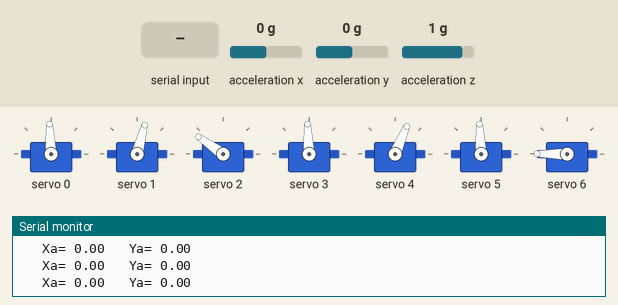
A sketch run on a simulated Arduino Uno, built with avr-gcc and run on an emulated ATmega328P. Parts: 7 × servo, the last lines printed to the serial monitor. Wiring (inferred from the names in the program): ADXL345 accelerometer at I2C address 0x53. The inputs (shaded band) are chosen by the test bench; at power-on: acceleration x 0 g, acceleration y 0 g, acceleration z 1 g.

Above: at 2.3 s.
2.4 s: acceleration x set to -1.4 g
At 4.8 s:
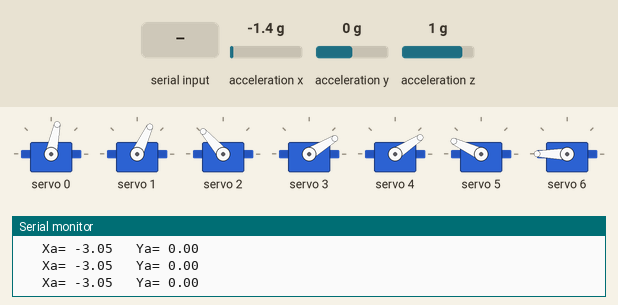
5.4 s: acceleration y set to -1.4 g
At 8.2 s:
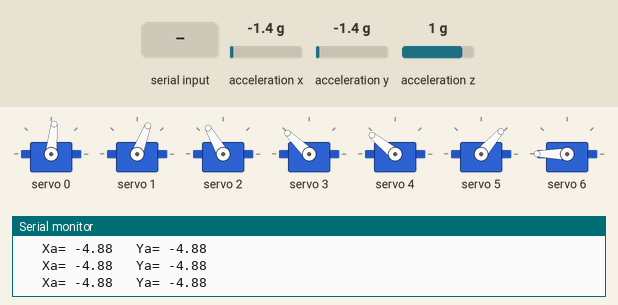
8.4 s: acceleration z set to -0.8 g
At 8.73 s:
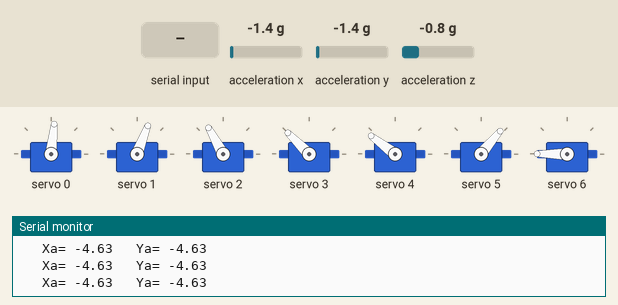
11.4 s: "+:" received over Serial
At 14.0 s:
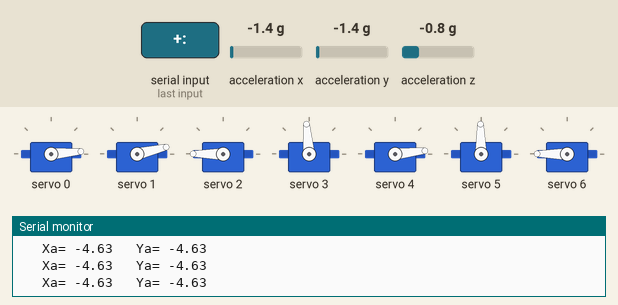
14.4 s: acceleration x set to -0.1 g
At 14.91 s:
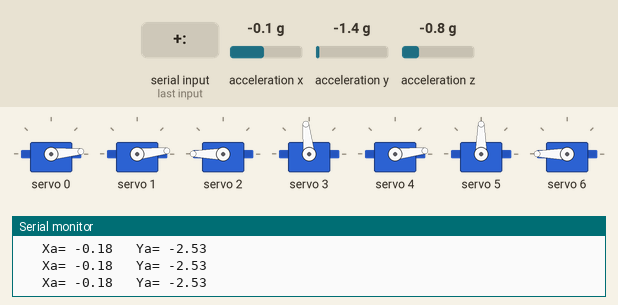
17.4 s: acceleration x set to 0.2 g
At 18.9 s:
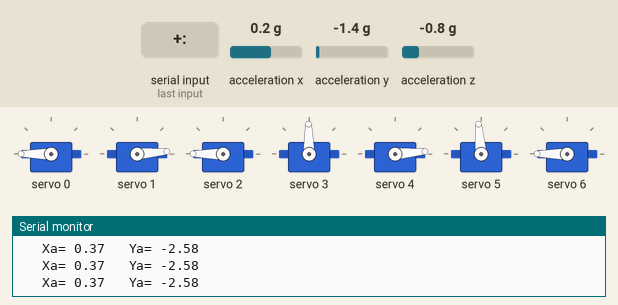
Timing chart, 0 to 21.9 s (numbered marks = the images above; inputs shaded):
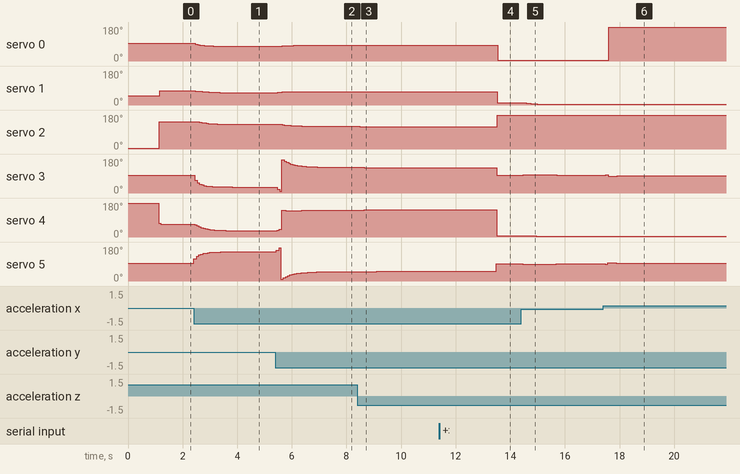

Measured:
- the behaviour switches between 0 and 0.1 g on acceleration x (found by bisection; images 5 and 6)
- after the input at 2.4 s, servo 0: moves from 93° to 78° over 0.98 s, starting after 0.07 s; servo 1: moves from 75° to 65° over 1.4 s, starting after 0.06 s; servo 2: moves from 145° to 131° over 1.4 s, starting after 0.06 s; servo 3: moves from 93° to 31° over 1.4 s, starting at once; servo 4: moves from 67° to 33° over 1.5 s, starting at once
- after the input at 5.4 s, servo 0: moves from 78° to 84° over 0.82 s, starting after 0.09 s; servo 1: 65° → 68° after 0.09 s, → 69° 0.15 s later, → 70° 0.09 s later, → 69° 1.5 s later; servo 2: moves from 131° to 120° over 1.1 s, starting after 0.15 s
- after the input at 8.4 s, servo 2: 120° → 119° after 0.09 s, → 118° 0.33 s later; servo 3: 136° → 135° after 0.24 s, → 134° 0.49 s later; servo 4: 141° → 142° after 0.07 s, → 143° 0.17 s later, → 144° 0.32 s later; servo 5: 49° → 50° after 0.22 s, → 51° 0.49 s later
- after the input at 11.4 s, servo 0: 84° → 5° after 2.1 s; servo 1: 69° → 13° after 2.1 s; servo 2: 118° → 180° after 2.1 s; servo 3: 134° → 95° after 2.1 s; servo 4: 144° → 6° after 2.1 s
- after the input at 14.4 s, servo 1: moves from 13° to 5° over 0.49 s, starting after 0.10 s; servo 3: 95° → 96° after 0.08 s, → 95° 1.2 s later; servo 4: 6° → 5° after 0.56 s; servo 5: 91° → 90° after 0.06 s, → 91° 1.2 s later
- after the input at 17.4 s, servo 0: 5° → 180° after 0.21 s

The sketch:

ard_file.ino
```cpp
#include <Wire.h>
#include <Adafruit_PWMServoDriver.h>

Adafruit_PWMServoDriver pwm = Adafruit_PWMServoDriver();

// #define SERVOMIN  150 // This is the 'minimum' pulse length count (out of 4096)
// #define SERVOMAX  600 // This is the 'maximum' pulse length count (out of 4096)
#define USMIN  600 // This is the rounded 'minimum' microsecond length based on the minimum pulse of 150
#define USMAX  2400 // This is the rounded 'maximum' microsecond length based on the maximum pulse of 600
#define SERVO_FREQ 50 // Analog servos run at ~50 Hz updates

uint8_t servonum = 0; // servo counter

int servoSpeed = 5; // the increase steps in the for loop
bool useTimer = false;

uint16_t s[7]; // the previous rotation value

//accelerometer variables
int ADXL345 = 0x53; // The ADXL345 sensor I2C address
float X_out, Y_out, Z_out;  // Outputs
float filt_X, filt_Y, filt_Z; // filters to use on Outputs to subtract gravitational acceleration
float roll, pitch;
float Roll = 0, Pitch = 0; //filtered roll and pitch
int resolutionOpt = 32, resDefault_val = 10; // resDefault_val is dependant on what output resolutionOpt gives


float toDegrees(float radians) {
  return (radians * 180) / PI;
}

float toRadians(float degrees) {
  return (degrees * PI) / 180;
}

void readAccelerometer() {
    // === Read acceleromter data === //
    Wire.beginTransmission(ADXL345);
    Wire.write(0x32); // Start with register 0x32 (ACCEL_XOUT_H)
    Wire.endTransmission(false);
    Wire.requestFrom(ADXL345, 6, true); // Read 6 registers total, each axis value is stored in 2 registers
    X_out = (Wire.read() | Wire.read() << 8); // X-axis value
    X_out = X_out / resolutionOpt; //For a range of +-2g, we need to divide the raw values by 256, according to the datasheet
    Y_out = (Wire.read() | Wire.read() << 8); // Y-axis value
    Y_out = Y_out / resolutionOpt;
    Z_out = (Wire.read() | Wire.read() << 8); // Z-axis value
    Z_out = Z_out / resolutionOpt;

    //x is roll and y is pitch (it's switched so the servo can be fit to the servo robot arm)
    pitch = atan(Y_out / sqrt(pow(X_out, 2) + pow(Z_out, 2))) * 180 / PI;
    roll = atan(-1 * X_out / sqrt(pow(Y_out, 2) + pow(Z_out, 2))) * 180 / PI;

    //filter
    Roll = 0.8 * Roll + 0.2 * roll;
    Pitch = 0.8 * Pitch + 0.2 * pitch;

    // Serial.print("Xa= ");
    // Serial.print(X_out);
    // Serial.print("   Ya= ");
    // Serial.print(Y_out);
    // Serial.print("   Za= ");
    // Serial.println(Z_out);

    // Serial.print(":r");
    // Serial.print(Roll);
    // Serial.print(":p");
    // Serial.print(Pitch);
    // Serial.println(":");

    filt_X = resDefault_val * cos(toRadians(90 - (0 - roll)));
    filt_Y = resDefault_val * cos(toRadians(90 - pitch));
    if (abs(roll) > abs(pitch)) { filt_Z = resDefault_val * sin(toRadians(90 - roll)); }
    else { filt_Z = resDefault_val * sin(toRadians(90 - pitch)); }
    Serial.print("   Xa= ");
    Serial.print(X_out - filt_X);
    Serial.print("   Ya= ");
    Serial.print(Y_out - filt_Y);
    // Serial.print("   Za= ");
    // Serial.print(Z_out - filt_Z);
    Serial.println();


}

void driveServo(int servoNum, int degree, bool useTimer = false) {
    //goes from 0 to 180
    //note: the servos on the "right" side of the robot's perspective must go in reverse.
    // so servo's q3, q5 and q7 must be set so it goes in reverse. This must be done
    // automatically inside this function, meaning you can send driveServo(45, 3) and it'll
    // calculate the correct reverse movement by default

    if(servoNum == 3 || servoNum == 5 || servoNum == 7) {
      degree = 180 - degree;
    }

    uint16_t microsec_dur = USMIN + float(USMAX - USMIN) * (float(degree)/180);

    if(useTimer) {
        if(s[servoNum-1] <= microsec_dur) {
            for(int i=s[servoNum-1]; i < microsec_dur; i+= servoSpeed) { pwm.writeMicroseconds(servoNum-1, i); }
            pwm.writeMicroseconds(servoNum-1, microsec_dur);
        }
        else if(s[servoNum-1] >= microsec_dur) {
            for(int i=s[servoNum-1]; i > microsec_dur; i-= servoSpeed) { pwm.writeMicroseconds(servoNum-1, i); }
            pwm.writeMicroseconds(servoNum-1, microsec_dur);
        }
    }
    else {
        pwm.writeMicroseconds(servoNum-1, microsec_dur);
    }
    s[servoNum - 1] = microsec_dur;

    delay(10);
}


float d1 = 140; //axial "roll"
float d2 = 135; //axial "pitch"
float d3 = 70; //axial "pitch"
float d4 = 80; //axial "roll"
float d5 = 45; //axial "pitch
float d6 = 30; //axial "roll" (?)


void get_Angles(
    float posX,
    float posY,
    float posZ,
	float* q1,
	float* q2,
	float* q3,
	float* q4,
	float* q5,
	float* q6,
	float* a1,
	float* b1,
    float* posX2,
    float* posY2,
    float* posZ2,
	float a,
	float b,
	float Y,
	char posOption,
	float length_scalar = 1,
	float coord_scalar = 1,
	bool printText = false
) {
	float lambda, mu;
	float d5x, d5z;

	posX = posX * coord_scalar;
	posY = posY * coord_scalar;
	posZ = posZ * coord_scalar;

	d1 = d1 * length_scalar;
	d2 = d2 * length_scalar;
	d3 = d3 * length_scalar;
	d4 = d4 * length_scalar;
	d5 = d5 * length_scalar;
	d6 = d6 * length_scalar;


	float l = (d5+d6) * cos(b);
	(*posX2) = posX - l * sin(a);
	(*posY2) = posY - l * cos(a);
	(*posZ2) = posZ - (d5+d6) * sin(b);

	if ((*posY2) == 0) {
		(*posY2) = 0.00001;
	}
	else if ((*posY2) < 0) {
		(*posY2) = 0;
	}

	(*q1) = atan((*posX2) / (*posY2));

	if (posOption == '+') {
		(*q3) = acos(
			(pow((*posX2), 2) + pow((*posY2), 2) + pow(*posZ2 - d1, 2) - pow(d2, 2) - pow(d3 + d4, 2)) /
			(2 * d2 * (d3 + d4))
		);
	}
	else if (posOption == '-') {
		(*q3) = acos(
			(pow((*posX2), 2) + pow((*posY2), 2) + pow(*posZ2 - d1, 2) - pow(d2, 2) - pow(d3 + d4, 2)) /
			(2 * d2 * (d3 + d4))
		);
	}
	lambda = atan((*posZ2 - d1) / sqrt(pow((*posX2), 2) + pow((*posY2), 2)));
	mu = atan(
		((d3 + d4) * sin(*q3)) /
		(d2 + (d3 + d4) * cos(*q3))
	);

	//cout << "lambda: " << toDegrees(lambda) << " mu: " << toDegrees(mu) << endl;

	if (posOption == '+')
		(*q2) = lambda - mu;
	else if (posOption == '-') {
		(*q2) = lambda + mu;
		(*q3) = 0 - (*q3);
	}

	(*a1) = a - (*q1);
	(*b1) = b - (*q2 + *q3);

	d5x = (d5+d6) * cos(*b1) * sin(*a1); //NOTE: The x and y axis of the X1Y1Z1 frame in the paper was reverse (compared to this. The names need to be changed!)
	d5z = (d5+d6) * sin(*b1);

	if ((*b1) == 0)
		(*q4) = 0;
	else if ((*b1) < 0 || (*b1) > 0)
		(*q4) = atan(d5x / d5z);

	/*if (cos(*b1) * cos(*a1) == 0) {
		(*q5) = 0;
	}*/
	//else {
	double check = asin(sqrt(pow(d5x, 2) + pow(d5z, 2)) / (d5+d6));
	if (isnan(check)) {
		if (printText) {
			Serial.print("asin(sqrt(pow(d5x, 2) + pow(d5z, 2)) / d5)  is NaN\n");
		}
	}
	else {
		if (sqrt(pow(d5x, 2) + pow(d5z, 2)) > 90.0) {
			(*q5) = toRadians(90);
		}
		else {
			(*q5) = asin(
				sqrt(pow(d5x, 2) + pow(d5z, 2)) /
				(d5+d6)
			);
		}
	}


	if (d5z < 0) {
		(*q5) = 0.0 - (*q5);
	}

	if (b <= PI / 2 && b >= 0 - PI / 2)
		(*q6) = Y - (*q4);
	else if (b >= PI / 2 || b <= 0 - PI / 2)
		(*q6) = PI - (Y - (*q6));

    if (printText) {
        Serial.print("q1:");
        Serial.print(toDegrees(*q1));
        Serial.print(" q2:");
        Serial.print(toDegrees(*q2));
        Serial.print(" q3:");
        Serial.print(toDegrees(*q3));
        Serial.print(" q4:");
        Serial.print(toDegrees(*q4));
        Serial.print(" q5:");
        Serial.print(toDegrees(*q5));
        Serial.print(" q6:");
        Serial.println(toDegrees(*q6));
    }
}
// note: all angles ares in radian, whether input or output;
// it will not let point P2 be behind the X-axis
// (i.e have a negative Y value)


void setup() {
    Serial.begin(115200);

    pwm.begin();

    pwm.setOscillatorFrequency(27000000);
    pwm.setPWMFreq(SERVO_FREQ);  // Analog servos run at ~50 Hz updates

    s[0] = USMIN + float(USMAX - USMIN) * (float(90)/180);
    s[1] = USMIN + float(USMAX - USMIN) * (float(45)/180);
    s[2] = USMIN + float(USMAX - USMIN) * (float(180 - 180)/180);
    s[3] = USMIN + float(USMAX - USMIN) * (float(90)/180);
    s[4] = USMIN + float(USMAX - USMIN) * (float(180 - 0)/180);
    s[5] = USMIN + float(USMAX - USMIN) * (float(90)/180);
    s[6] = USMIN + float(USMAX - USMIN) * (float(180 - 0)/180);

    for(int i=0; i<7; i++) {
        pwm.writeMicroseconds(i, s[i]);
        delay(10);
    }

    // driveServo(8, 180);

    Wire.begin(); // Initiate the Wire library
    // Set ADXL345 in measuring mode
    Wire.beginTransmission(ADXL345); // Start communicating with the device
    Wire.write(0x2D); // Access/ talk to POWER_CTL Register - 0x2D
    // Enable measurement
    Wire.write(8); // (8dec -> 0000 1000 binary) Bit D3 High for measuring enable
    Wire.endTransmission();
    delay(10);

    //offset calibration
    //X-axis
    Wire.beginTransmission(ADXL345);
    Wire.write(0x1E);
    Wire.write(-6);
    Wire.endTransmission();
    delay(10);
    //Y-axis
    Wire.beginTransmission(ADXL345);
    Wire.write(0x1F);
    Wire.write(-4);
    Wire.endTransmission();
    delay(10);
    //Z-axis
    Wire.beginTransmission(ADXL345);
    Wire.write(0x20);
    Wire.write(-5);
    Wire.endTransmission();
    delay(1000);
}

void loop() {
    // Drive each servo one at a time using setPWM()
    String s;
    int count;
    String returnText;
    String input;
    float posX, posY, posZ, posX2, posY2, posZ2; //coords / end_effector position(s)
    posX = 0;
    posY = d5 + d6 + 175;
    posZ = 200;
    float q1, q2, q3, q4, q5, q6;

    int q1_default = 90, //in degrees
		q2_default = 0, //in degrees
		q3_default = 135, //in degrees
		q4_default = 90, //in degrees
		q5_default = 90, //in degrees
		q6_default = 90; //in degrees

    int s1_Degree,
        s2_Degree,
        s3_Degree,
        s4_Degree,
        s5_Degree,
        s6_Degree;

    float a = toRadians(0), a1, b = toRadians(-45), b1, Y = toRadians(0);
    char posOption = '-';


    int delayTimer = 0;

    while(true) {
        bool bPos = false;
		if (Pitch <= float(90) && Pitch >= -90) {
			b = toRadians(Pitch * 0.9 + toDegrees(b) * 0.1);
			if(b < 0) { bPos = false; }
			if (b > 0) { bPos = true; }
		}
		else {}
		if (Roll <= float(90) && Roll >= -90) {
			if (!bPos) { a = toRadians(0 - (Roll * 0.9 + toDegrees(a) * 0.1)); }
			else if (bPos) { a = toRadians((Roll * 0.9 + toDegrees(a) * 0.1)); }
		}
		else {}


        get_Angles(posX, posY, posZ, &q1, &q2, &q3, &q4, &q5, &q6, &a1, &b1, &posX2, &posY2, &posZ2, a, b, Y, posOption, 1, 1);

        if(!(isnan(q1) ||
		isnan(q2) ||
		isnan(q3) ||
		isnan(q4) ||
		isnan(q5) ||
		isnan(q6))) {

            if (q1_default - int(round(toDegrees(q1))) < 0) { q1 = toRadians(0 + q1_default); }
            if (q2_default + int(round(toDegrees(q2))) < 0) { q2 = toRadians(0 - q2_default); }
            if (q3_default + int(round(toDegrees(q3))) < 0) { q3 = toRadians(0 - q3_default); }
            if (q4_default + int(round(toDegrees(q4))) < 0) { q4 = toRadians(0 - q4_default); }
            if (q5_default + int(round(toDegrees(q5))) < 0) { q5 = toRadians(0 - q5_default); }
            if (q6_default + int(round(toDegrees(q6))) < 0) { q6 = toRadians(0 - q6_default); }
            if (q1_default - int(round(toDegrees(q1))) > 180) { q1 = toRadians(0 - q1_default); }
            if (q2_default + int(round(toDegrees(q2))) > 180) { q2 = toRadians(180 - q2_default); }
            if (q3_default + int(round(toDegrees(q3))) > 180) { q3 = toRadians(180 - q3_default); }
            if (q4_default + int(round(toDegrees(q4))) > 180) { q4 = toRadians(180 - q4_default); }
            if (q5_default + int(round(toDegrees(q5))) > 180) { q5 = toRadians(180 - q5_default); }
            if (q6_default + int(round(toDegrees(q6))) > 180) { q6 = toRadians(180 - q6_default); }

            s1_Degree = q1_default - int(round(toDegrees(q1)));
            s2_Degree = q2_default + int(round(toDegrees(q2)));
            s3_Degree = q3_default + int(round(toDegrees(q3)));
            s4_Degree = q4_default + int(round(toDegrees(q4)));
            s5_Degree = q5_default + int(round(toDegrees(q5)));
            s6_Degree = q6_default + int(round(toDegrees(q6)));

            driveServo(6, s6_Degree, useTimer); delay(delayTimer);
            driveServo(5, s5_Degree, useTimer); delay(delayTimer);
            driveServo(4, s4_Degree, useTimer); delay(delayTimer);
            driveServo(3, s3_Degree, useTimer); delay(delayTimer);
            driveServo(2, s2_Degree, useTimer); delay(delayTimer);
            driveServo(1, s1_Degree, useTimer);
            driveServo(7, 0 - (s2_Degree + s3_Degree + s5_Degree), useTimer);
        }


        if (Serial.available() > 0) {
            // format: x:y:z\n
            posX = (Serial.readStringUntil(':')).toFloat();
            posY = (Serial.readStringUntil(':')).toFloat();
            posZ = (Serial.readStringUntil('\n')).toFloat();
        }


        readAccelerometer();
    }
}
```
